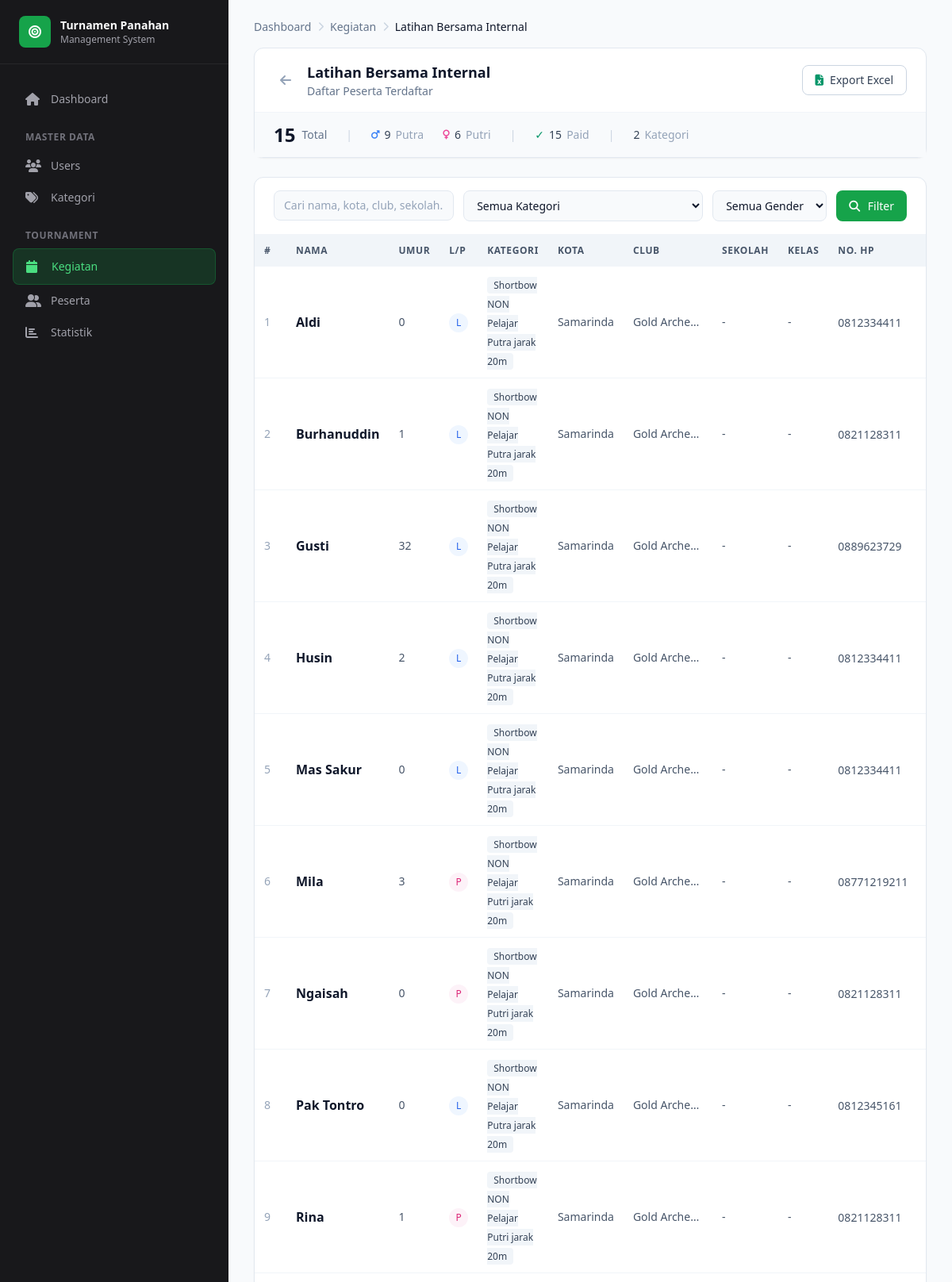
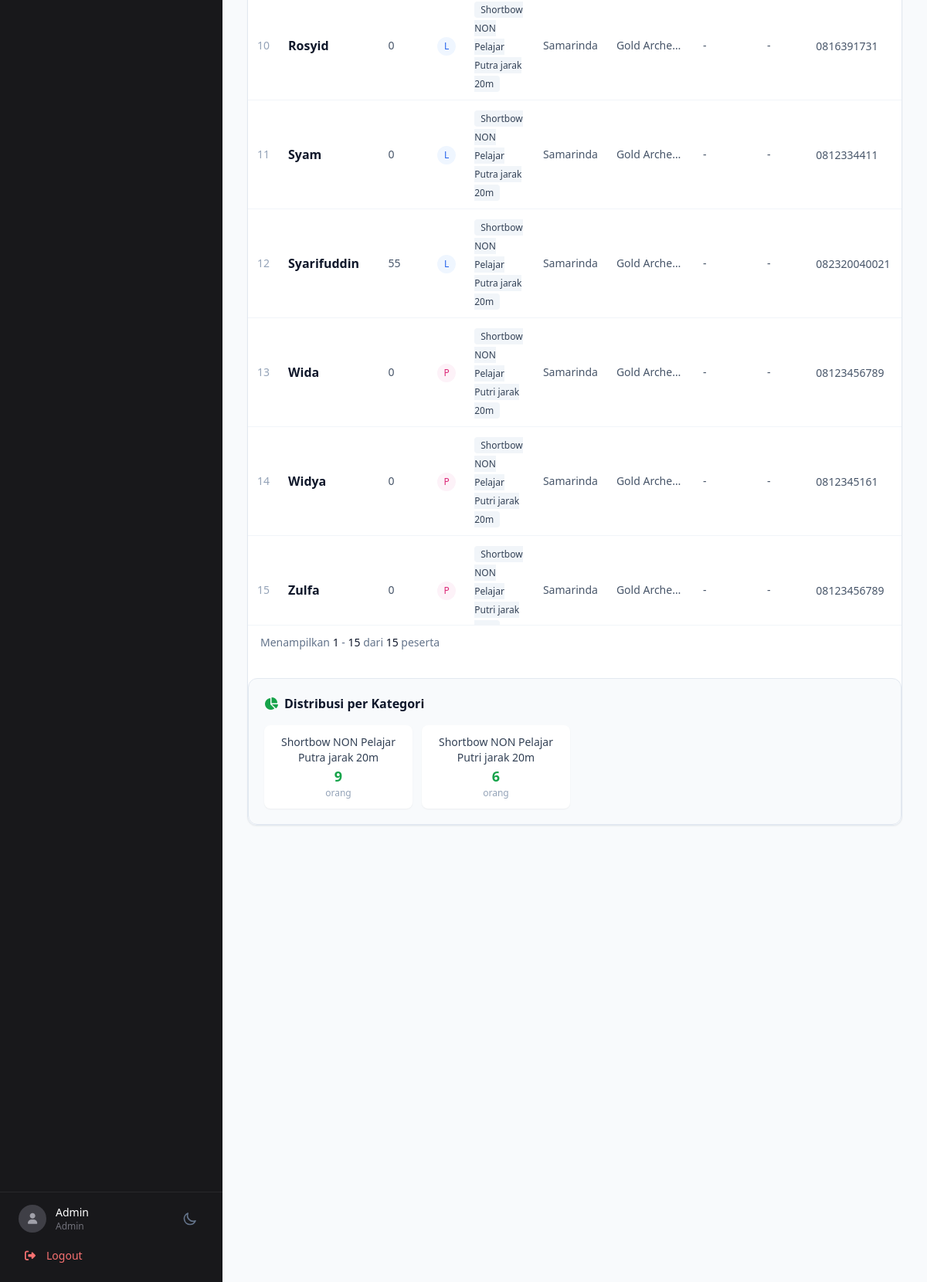
/views/detail.php?id=12 (signed in), run on the app's committed database (2 pictures, top to bottom).
### tables this page shows
CREATE TABLE `kegiatan` (
  `id` int(11) NOT NULL,
  `nama_kegiatan` varchar(255) NOT NULL
);

CREATE TABLE `peserta` (
  `id` int(11) NOT NULL,
  `nama_peserta` varchar(100) NOT NULL,
  `tanggal_lahir` date NOT NULL,
  `jenis_kelamin` enum('Laki-laki','Perempuan') DEFAULT NULL,
  `asal_kota` varchar(100) DEFAULT NULL,
  `nama_club` varchar(100) DEFAULT NULL,
  `sekolah` varchar(100) DEFAULT NULL,
  `kelas` varchar(50) DEFAULT NULL,
  `nomor_hp` varchar(20) DEFAULT NULL,
  `bukti_pembayaran` varchar(255) DEFAULT NULL,
  `category_id` int(11) DEFAULT NULL,
  `kegiatan_id` int(11) DEFAULT NULL,
  `created_at` timestamp NULL DEFAULT current_timestamp(),
  `updated_at` timestamp NULL DEFAULT current_timestamp() ON UPDATE current_timestamp()
);

CREATE TABLE `categories` (
  `id` int(11) NOT NULL,
  `name` varchar(50) NOT NULL,
  `min_age` int(11) NOT NULL,
  `max_age` int(11) NOT NULL,
  `gender` enum('Laki-laki','Perempuan','Campuran') DEFAULT 'Campuran',
  `max_participants` int(11) DEFAULT 32,
  `status` enum('active','inactive') DEFAULT 'active',
  `created_at` timestamp NULL DEFAULT current_timestamp(),
  `updated_at` timestamp NULL DEFAULT current_timestamp() ON UPDATE current_timestamp()
);

### views/detail.php (the view, shortened to what the rows shown need)
<?php
include '../includes/theme.php';
include '../config/panggil.php';
    ?>
    <?php
$kegiatan_id = isset($_GET['kegiatan_id']) ? intval($_GET['kegiatan_id']) : null;
if (!$kegiatan_id) {
    try {
        $id_param = isset($_GET['POST']) ? intval($_GET['POST']) : (isset($_GET['id']) ? intval($_GET['id']) : 0);
        if ($id_param > 0) {
            $queryFirstKegiatan = "SELECT id FROM kegiatan WHERE id = ?";
            $stmtFirst = $conn->prepare($queryFirstKegiatan);
            $stmtFirst->bind_param("i", $id_param);
            $stmtFirst->execute();
            $resultFirstKegiatan = $stmtFirst->get_result();
            if ($resultFirstKegiatan && $resultFirstKegiatan->num_rows > 0) {
                $firstKegiatan = $resultFirstKegiatan->fetch_assoc();
                $kegiatan_id = $firstKegiatan['id'];
            }
        }
    } catch (Exception $e) {
        die("Error mengambil kegiatan: " . $e->getMessage());
    }
}
$kegiatanData = [];
try {
    $queryKegiatan = "SELECT id, nama_kegiatan FROM kegiatan WHERE id = ?";
    $stmtKegiatan = $conn->prepare($queryKegiatan);
    $stmtKegiatan->bind_param("i", $kegiatan_id);
    $stmtKegiatan->execute();
    $resultKegiatan = $stmtKegiatan->get_result();
    if ($resultKegiatan->num_rows > 0) {
        $kegiatanData = $resultKegiatan->fetch_assoc();
    } else {
        die("Kegiatan tidak ditemukan.");
    }
} catch (Exception $e) {
    die("Error mengambil data kegiatan: " . $e->getMessage());
}
$whereConditions = ["p.kegiatan_id = ?"];
$params = [$kegiatan_id];
$types = "i";
$whereClause = implode(" AND ", $whereConditions);
$queryPeserta = "
    SELECT
        p.id,
        p.nama_peserta,
        p.tanggal_lahir,
        p.jenis_kelamin,
        p.asal_kota,
        p.nama_club,
        p.sekolah,
        p.kelas,
        p.nomor_hp,
        p.bukti_pembayaran,
        c.name as category_name,
        c.min_age,
        c.max_age,
        c.gender as category_gender,
        TIMESTAMPDIFF(YEAR, p.tanggal_lahir, CURDATE()) as umur
    FROM peserta p
    LEFT JOIN categories c ON p.category_id = c.id
    WHERE $whereClause
    ORDER BY p.nama_peserta ASC
";
$pesertaList = [];
$totalPeserta = 0;
try {
    $stmtPeserta = $conn->prepare($queryPeserta);
    if (!empty($params)) {
        $stmtPeserta->bind_param($types, ...$params);
    }
    $stmtPeserta->execute();
    $resultPeserta = $stmtPeserta->get_result();
    while ($row = $resultPeserta->fetch_assoc()) {
        $pesertaList[] = $row;
    }
    $totalPeserta = count($pesertaList);
} catch (Exception $e) {
    die("Error mengambil data peserta: " . $e->getMessage());
}
$limit = 50;
$page = isset($_GET['p']) ? max(1, (int)$_GET['p']) : 1;
$offset = ($page - 1) * $limit;
$pesertaListPaginated = array_slice($pesertaList, $offset, $limit);
?>
<!DOCTYPE html>
<html lang="id" class="h-full">
<head>
    <script src="https://cdn.tailwindcss.com"></script>
    <link rel="stylesheet" href="https://cdnjs.cloudflare.com/ajax/libs/font-awesome/6.4.0/css/all.min.css">
</head>
<body class="h-full bg-slate-50 dark:bg-zinc-950 transition-colors">
    <div class="flex h-full">
        <aside class="hidden lg:flex lg:flex-col w-72 bg-zinc-900 text-white">
            <div class="flex items-center gap-3 px-6 py-5 border-b border-zinc-800">
                <div>
                    <h1 class="font-semibold text-sm">Turnamen Panahan</h1>
                </div>
            </div>
        </aside>
        <main class="flex-1 overflow-auto">
            <div class="px-6 lg:px-8 py-6">
                <nav class="flex items-center gap-2 text-sm text-slate-500 dark:text-zinc-400 mb-4">
                    <a href="dashboard.php" class="hover:text-archery-600 transition-colors">Dashboard</a>
                    <i class="fas fa-chevron-right text-xs text-slate-300 dark:text-zinc-600"></i>
                    <a href="kegiatan.view.php" class="hover:text-archery-600 transition-colors">Kegiatan</a>
                    <i class="fas fa-chevron-right text-xs text-slate-300 dark:text-zinc-600"></i>
                    <span class="text-slate-900 dark:text-white font-medium"><?= htmlspecialchars($kegiatanData['nama_kegiatan']) ?></span>
                </nav>
        <div class="bg-white dark:bg-zinc-900 rounded-xl border border-slate-200 dark:border-zinc-800 shadow-sm mb-6">
            <div class="px-6 py-4 border-b border-slate-100 dark:border-zinc-800">
                <div class="flex flex-col sm:flex-row sm:items-center sm:justify-between gap-4">
                    <div class="flex items-center gap-3">
                        <div>
                            <h1 class="text-lg font-semibold text-slate-900 dark:text-white"><?= htmlspecialchars($kegiatanData['nama_kegiatan']) ?></h1>
                            <p class="text-sm text-slate-500 dark:text-zinc-400">Daftar Peserta Terdaftar</p>
                        </div>
                    </div>
                </div>
            </div>
        </div>
        <div class="bg-white dark:bg-zinc-900 rounded-xl border border-slate-200 dark:border-zinc-800 shadow-sm">
            <div class="hidden md:block">
                <?php if ($totalPeserta > 0): ?>
                <div class="overflow-x-auto custom-scrollbar" style="max-height: 65vh;">
                    <table class="w-full">
                        <thead class="bg-slate-100 dark:bg-zinc-800 sticky top-0 z-10">
                            <tr>
                                <th class="px-3 py-3 text-left text-xs font-semibold text-slate-600 dark:text-zinc-400 uppercase tracking-wider w-12">#</th>
                                <th class="px-3 py-3 text-left text-xs font-semibold text-slate-600 dark:text-zinc-400 uppercase tracking-wider">Nama</th>
                                <th class="px-3 py-3 text-left text-xs font-semibold text-slate-600 dark:text-zinc-400 uppercase tracking-wider w-16">Umur</th>
                                <th class="px-3 py-3 text-left text-xs font-semibold text-slate-600 dark:text-zinc-400 uppercase tracking-wider w-16">L/P</th>
                                <th class="px-3 py-3 text-left text-xs font-semibold text-slate-600 dark:text-zinc-400 uppercase tracking-wider">Kategori</th>
                                <th class="px-3 py-3 text-left text-xs font-semibold text-slate-600 dark:text-zinc-400 uppercase tracking-wider">Kota</th>
                                <th class="px-3 py-3 text-left text-xs font-semibold text-slate-600 dark:text-zinc-400 uppercase tracking-wider">Club</th>
                                <th class="px-3 py-3 text-left text-xs font-semibold text-slate-600 dark:text-zinc-400 uppercase tracking-wider">Sekolah</th>
                                <th class="px-3 py-3 text-left text-xs font-semibold text-slate-600 dark:text-zinc-400 uppercase tracking-wider w-14">Kelas</th>
                                <th class="px-3 py-3 text-left text-xs font-semibold text-slate-600 dark:text-zinc-400 uppercase tracking-wider">No. HP</th>
                                <th class="px-3 py-3 text-center text-xs font-semibold text-slate-600 dark:text-zinc-400 uppercase tracking-wider w-14">Bayar</th>
                            </tr>
                        </thead>
                        <tbody class="divide-y divide-slate-100 dark:divide-zinc-800 bg-white dark:bg-zinc-900">
                            <?php foreach ($pesertaListPaginated as $index => $peserta): ?>
                            <tr class="hover:bg-slate-50 dark:hover:bg-zinc-800 transition-colors">
                                <td class="px-3 py-2.5 text-sm text-slate-400 dark:text-zinc-500"><?= $offset + $index + 1 ?></td>
                                <td class="px-3 py-2.5">
                                    <p class="font-semibold text-slate-900 dark:text-white"><?= htmlspecialchars($peserta['nama_peserta']) ?></p>
                                </td>
                                <td class="px-3 py-2.5 text-sm text-slate-600 dark:text-zinc-400"><?= $peserta['umur'] ?></td>
                                <td class="px-3 py-2.5">
                                    <span class="inline-flex items-center justify-center w-6 h-6 rounded-full text-xs font-medium <?= $peserta['jenis_kelamin'] == 'Laki-laki' ? 'bg-blue-50 dark:bg-blue-900/30 text-blue-600 dark:text-blue-400' : 'bg-pink-50 dark:bg-pink-900/30 text-pink-600 dark:text-pink-400' ?>">
                                        <?= $peserta['jenis_kelamin'] == 'Laki-laki' ? 'L' : 'P' ?>
                                    </span>
                                </td>
                                <td class="px-3 py-2.5">
                                    <span class="px-2 py-0.5 rounded text-xs font-medium bg-slate-100 dark:bg-zinc-800 text-slate-700 dark:text-zinc-300"><?= htmlspecialchars($peserta['category_name']) ?></span>
                                </td>
                                <td class="px-3 py-2.5 text-sm text-slate-600 dark:text-zinc-400"><?= htmlspecialchars($peserta['asal_kota'] ?: '-') ?></td>
                                <td class="px-3 py-2.5 text-sm text-slate-600 dark:text-zinc-400 max-w-28 truncate"><?= htmlspecialchars($peserta['nama_club'] ?: '-') ?></td>
                                <td class="px-3 py-2.5 text-sm text-slate-600 dark:text-zinc-400 max-w-28 truncate"><?= htmlspecialchars($peserta['sekolah'] ?: '-') ?></td>
                                <td class="px-3 py-2.5 text-sm text-slate-600 dark:text-zinc-400"><?= htmlspecialchars($peserta['kelas'] ?: '-') ?></td>
                                <td class="px-3 py-2.5">
                                    <a href="tel:<?= htmlspecialchars($peserta['nomor_hp'] ?? '') ?>" class="text-sm text-slate-600 dark:text-zinc-400 hover:text-archery-600 dark:hover:text-archery-400"><?= htmlspecialchars($peserta['nomor_hp'] ?? '-') ?></a>
                                </td>
                                <td class="px-3 py-2.5 text-center">
                                </td>
                            </tr>
                            <?php endforeach; ?>
                        </tbody>
                    </table>
                </div>
                <?php endif; ?>
            </div>
            </div>
        </main>
    </div>
    <?= getConfirmationModal() ?>
</body>
</html>

### data on the page
kegiatan: nama_kegiatan "Latihan Bersama Internal"
peserta: index "1", nama_peserta "Aldi", umur "0", jenis_kelamin "L", category.name "Shortbow NON Pelajar Putra jarak 20m", asal_kota "Samarinda", nama_club "Gold Arche…", sekolah "-", kelas "-", nomor_hp "0812334411"
peserta: index "2", nama_peserta "Burhanuddin", umur "1", jenis_kelamin "L", category.name "Shortbow NON Pelajar Putra jarak 20m", asal_kota "Samarinda", nama_club "Gold Arche…", sekolah "-", kelas "-", nomor_hp "0821128311"
peserta: index "3", nama_peserta "Gusti", umur "32", jenis_kelamin "L", category.name "Shortbow NON Pelajar Putra jarak 20m", asal_kota "Samarinda", nama_club "Gold Arche…", sekolah "-", kelas "-", nomor_hp "0889623729"
peserta: index "4", nama_peserta "Husin", umur "2", jenis_kelamin "L", category.name "Shortbow NON Pelajar Putra jarak 20m", asal_kota "Samarinda", nama_club "Gold Arche…", sekolah "-", kelas "-", nomor_hp "0812334411"
peserta: index "5", nama_peserta "Mas Sakur", umur "0", jenis_kelamin "L", category.name "Shortbow NON Pelajar Putra jarak 20m", asal_kota "Samarinda", nama_club "Gold Arche…", sekolah "-", kelas "-", nomor_hp "0812334411"
peserta: index "6", nama_peserta "Mila", umur "3", jenis_kelamin "P", category.name "Shortbow NON Pelajar Putri jarak 20m", asal_kota "Samarinda", nama_club "Gold Arche…", sekolah "-", kelas "-", nomor_hp "08771219211"
peserta: index "7", nama_peserta "Ngaisah", umur "0", jenis_kelamin "P", category.name "Shortbow NON Pelajar Putri jarak 20m", asal_kota "Samarinda", nama_club "Gold Arche…", sekolah "-", kelas "-", nomor_hp "0821128311"
peserta: index "8", nama_peserta "Pak Tontro", umur "0", jenis_kelamin "L", category.name "Shortbow NON Pelajar Putra jarak 20m", asal_kota "Samarinda", nama_club "Gold Arche…", sekolah "-", kelas "-", nomor_hp "0812345161"
peserta: index "9", nama_peserta "Rina", umur "1", jenis_kelamin "P", category.name "Shortbow NON Pelajar Putri jarak 20m", asal_kota "Samarinda", nama_club "Gold Arche…", sekolah "-", kelas "-", nomor_hp "0821128311"
peserta: index "10", nama_peserta "Rosyid", umur "0", jenis_kelamin "L", category.name "Shortbow NON Pelajar Putra jarak 20m", asal_kota "Samarinda", nama_club "Gold Arche…", sekolah "-", kelas "-", nomor_hp "0816391731"
peserta: index "11", nama_peserta "Syam", umur "0", jenis_kelamin "L", category.name "Shortbow NON Pelajar Putra jarak 20m", asal_kota "Samarinda", nama_club "Gold Arche…", sekolah "-", kelas "-", nomor_hp "0812334411"
peserta: index "12", nama_peserta "Syarifuddin", umur "55", jenis_kelamin "L", category.name "Shortbow NON Pelajar Putra jarak 20m", asal_kota "Samarinda", nama_club "Gold Arche…", sekolah "-", kelas "-", nomor_hp "082320040021"
peserta: index "13", nama_peserta "Wida", umur "0", jenis_kelamin "P", category.name "Shortbow NON Pelajar Putri jarak 20m", asal_kota "Samarinda", nama_club "Gold Arche…", sekolah "-", kelas "-", nomor_hp "08123456789"
peserta: index "14", nama_peserta "Widya", umur "0", jenis_kelamin "P", category.name "Shortbow NON Pelajar Putri jarak 20m", asal_kota "Samarinda", nama_club "Gold Arche…", sekolah "-", kelas "-", nomor_hp "0812345161"
peserta: index "15", nama_peserta "Zulfa", umur "0", jenis_kelamin "P", category.name "Shortbow NON Pelajar Putri jarak…", asal_kota "Samarinda", nama_club "Gold Arche…", sekolah "-", kelas "-", nomor_hp "08123456789"

### other printed values
$name "Admin"
$role "Admin"
$statistik['total'] "15"
$statistik['laki_laki'] "9"
$statistik['perempuan'] "6"
$statistik['sudah_bayar'] "15"
count($statistik['kategori']) "2"
$offset + 1 "1"
min($offset + $limit, $total_rows) "15"
$total_rows "15"
$kategori "Shortbow NON Pelajar Putra jarak 20m"
$jumlah "9"
$kategori "Shortbow NON Pelajar Putri jarak 20m"
$jumlah "6"
